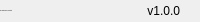
              <widget class="QFrame" name="bottomBar">
               <property name="minimumSize">
                <size>
                 <width>0</width>
                 <height>22</height>
                </size>
               </property>
               <property name="maximumSize">
                <size>
                 <width>16777215</width>
                 <height>22</height>
                </size>
               </property>
               <property name="frameShape">
                <enum>QFrame::NoFrame</enum>
               </property>
               <property name="frameShadow">
                <enum>QFrame::Raised</enum>
               </property>
               <layout class="QHBoxLayout" name="horizontalLayout_5">
                <property name="spacing">
                 <number>0</number>
                </property>
                <property name="leftMargin">
                 <number>0</number>
                </property>
                <property name="topMargin">
                 <number>0</number>
                </property>
                <property name="rightMargin">
                 <number>0</number>
                </property>
                <property name="bottomMargin">
                 <number>0</number>
                </property>
                <item>
                 <widget class="QLabel" name="creditsLabel">
                  <property name="maximumSize">
                   <size>
                    <width>16777215</width>
                    <height>16</height>
                   </size>
                  </property>
                  <property name="font">
                   <font>
                    <family>Segoe UI</family>
                    <pointsize>-1</pointsize>
                    <italic>false</italic>
                    <bold>false</bold>
                   </font>
                  </property>
                  <property name="text">
                   <string>By: Wanderson M. Pimenta</string>
                  </property>
                  <property name="alignment">
                   <set>Qt::AlignLeading|Qt::AlignLeft|Qt::AlignVCenter</set>
                  </property>
                 </widget>
                </item>
                <item>
                 <widget class="QLabel" name="version">
                  <property name="text">
                   <string>v1.0.0</string>
                  </property>
                  <property name="alignment">
                   <set>Qt::AlignRight|Qt::AlignTrailing|Qt::AlignVCenter</set>
                  </property>
                 </widget>
                </item>
                <item>
                 <widget class="QFrame" name="frame_size_grip">
                  <property name="minimumSize">
                   <size>
                    <width>20</width>
                    <height>0</height>
                   </size>
                  </property>
                  <property name="maximumSize">
                   <size>
                    <width>20</width>
                    <height>16777215</height>
                   </size>
                  </property>
                  <property name="frameShape">
                   <enum>QFrame::NoFrame</enum>
                  </property>
                  <property name="frameShadow">
                   <enum>QFrame::Raised</enum>
                  </property>
                 </widget>
                </item>
               </layout>
              </widget>
